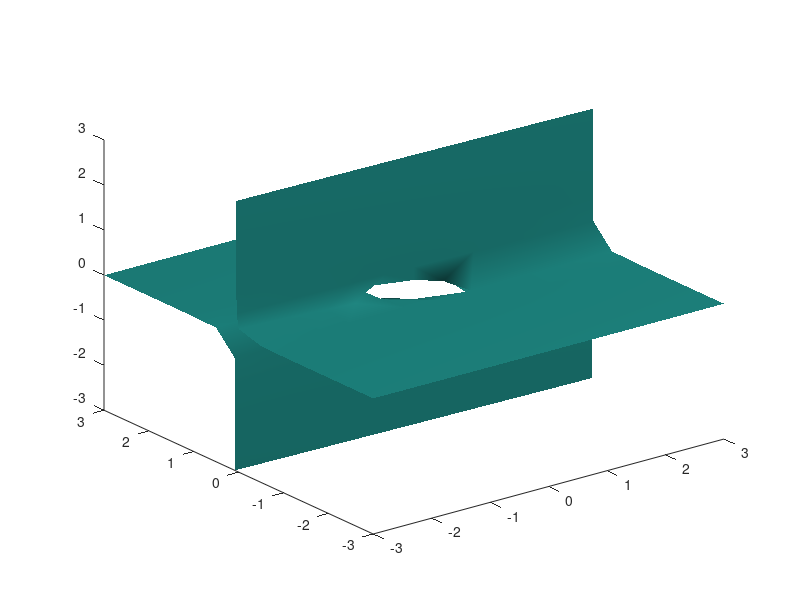

Reproduce this figure in MATLAB.
clear all
clc

range = -3:0.1:3;
x = range';
y = range';
z = range';

[x,y,z] = meshgrid(-3:0.5:3);

X = [x y z];

A = randn(3);

%C = X*A*X';
C =   x.^2/A(1,1)^2 + y.*x/A(1,2)^2 + z.*x/A(1,3)^2 +...
    + x.*y/A(2,1)^2 + y.^2/A(2,2)^2 + z.*y/A(2,3)^2 +...
    + x.*z/A(3,1)^2 + y.*z/A(3,2)^2 + z.^2/A(3,3)^2;

isosurface(x,y,z,C,1)